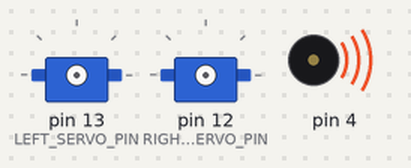
Recording of a sketch running on a simulated Arduino Uno, built with avr-gcc and run on an emulated ATmega328P. On the bench: 2 × servo, buzzer (waves = sounding).

Above: at 0.1 s.
At 4.6 s:
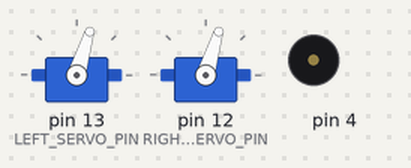
At 6.4 s:
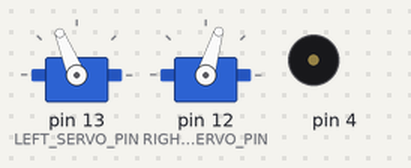
At 8.9 s:
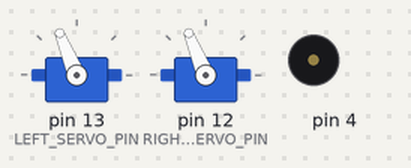
At 10.7 s:
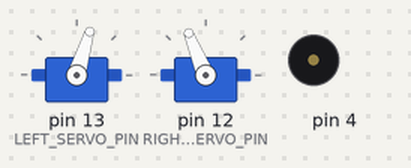
At 12.2 s:
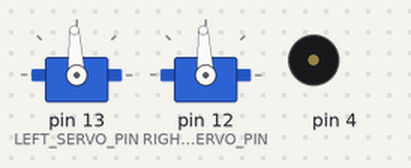
Timing chart, 0 to 13.7 s (numbered marks = the images above):
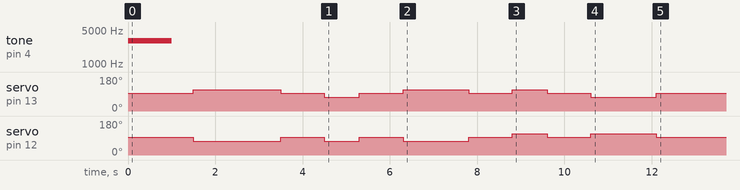

The sketch:

AbotProceduralDrive.ino
```cpp
/*
 * Fribot Learning
 * Class Concept Robot
 *
 * Starter Project 01 — Procedural C Style
 *
 * This sketch controls the ABOT with procedural functions.
 *
 * Hardware:
 * - Arduino Uno
 * - Board of Education Shield
 * - Two Parallax continuous rotation servos
 *
 * Servo connections:
 * - Left servo  -> digital pin 13
 * - Right servo -> digital pin 12
 *
 * This program intentionally does not use a user-defined class.
 */

#include <Servo.h>

// ------------------------------------------------------------
// Hardware configuration
// ------------------------------------------------------------

const int LEFT_SERVO_PIN = 13;
const int RIGHT_SERVO_PIN = 12;

// ------------------------------------------------------------
// Continuous rotation servo pulse values
// ------------------------------------------------------------

const int SERVO_CLOCKWISE = 1300;
const int SERVO_STOP = 1500;
const int SERVO_COUNTERCLOCKWISE = 1700;

// ------------------------------------------------------------
// Servo objects provided by the Arduino Servo library
// ------------------------------------------------------------

Servo servoLeft;
Servo servoRight;

// ------------------------------------------------------------
// Function declarations
// ------------------------------------------------------------

void attachServos();
void forward(int time);
void backward(int time);
void turnLeft(int time);
void turnRight(int time);
void stopRobot(int time);
void detachServos();

// ------------------------------------------------------------
// Arduino setup
// ------------------------------------------------------------

void setup()
{
  // Startup tone used in the ABOT teaching examples.
  tone(4, 3000, 1000);
  delay(1000);

  attachServos();

  // Move forward for 2 seconds.
  forward(2000);

  // Stop briefly.
  stopRobot(1000);

  // Turn left.
  turnLeft(800);

  // Stop briefly.
  stopRobot(1000);

  // Move forward again.
  forward(1500);

  // Stop briefly.
  stopRobot(1000);

  // Turn right.
  turnRight(800);

  // Stop briefly.
  stopRobot(1000);

  // Move backward.
  backward(1500);

  // Finish in the stopped state.
  stopRobot(1000);

  // Stop transmitting servo signals after the demonstration.
  detachServos();
}

// ------------------------------------------------------------
// Arduino loop
// ------------------------------------------------------------

void loop()
{
  // The first demonstration runs only once.
}

// ------------------------------------------------------------
// Servo connection
// ------------------------------------------------------------

void attachServos()
{
  servoLeft.attach(LEFT_SERVO_PIN);
  servoRight.attach(RIGHT_SERVO_PIN);

  servoLeft.writeMicroseconds(SERVO_STOP);
  servoRight.writeMicroseconds(SERVO_STOP);

  delay(500);
}

// ------------------------------------------------------------
// Forward
// ------------------------------------------------------------

void forward(int time)
{
  // Left wheel rotates counterclockwise.
  servoLeft.writeMicroseconds(SERVO_COUNTERCLOCKWISE);

  // Right wheel rotates clockwise.
  servoRight.writeMicroseconds(SERVO_CLOCKWISE);

  delay(time);
}

// ------------------------------------------------------------
// Backward
// ------------------------------------------------------------

void backward(int time)
{
  // Left wheel rotates clockwise.
  servoLeft.writeMicroseconds(SERVO_CLOCKWISE);

  // Right wheel rotates counterclockwise.
  servoRight.writeMicroseconds(SERVO_COUNTERCLOCKWISE);

  delay(time);
}

// ------------------------------------------------------------
// Turn left
// ------------------------------------------------------------

void turnLeft(int time)
{
  // Both servos receive the clockwise pulse.
  //
  // Because the servos are mounted on opposite sides,
  // this causes the robot to rotate left.
  servoLeft.writeMicroseconds(SERVO_CLOCKWISE);
  servoRight.writeMicroseconds(SERVO_CLOCKWISE);

  delay(time);
}

// ------------------------------------------------------------
// Turn right
// ------------------------------------------------------------

void turnRight(int time)
{
  // Both servos receive the counterclockwise pulse.
  //
  // Because the servos are mounted on opposite sides,
  // this causes the robot to rotate right.
  servoLeft.writeMicroseconds(SERVO_COUNTERCLOCKWISE);
  servoRight.writeMicroseconds(SERVO_COUNTERCLOCKWISE);

  delay(time);
}

// ------------------------------------------------------------
// Stop
// ------------------------------------------------------------

void stopRobot(int time)
{
  servoLeft.writeMicroseconds(SERVO_STOP);
  servoRight.writeMicroseconds(SERVO_STOP);

  delay(time);
}

// ------------------------------------------------------------
// Disconnect servo signals
// ------------------------------------------------------------

void detachServos()
{
  servoLeft.detach();
  servoRight.detach();
}
```
